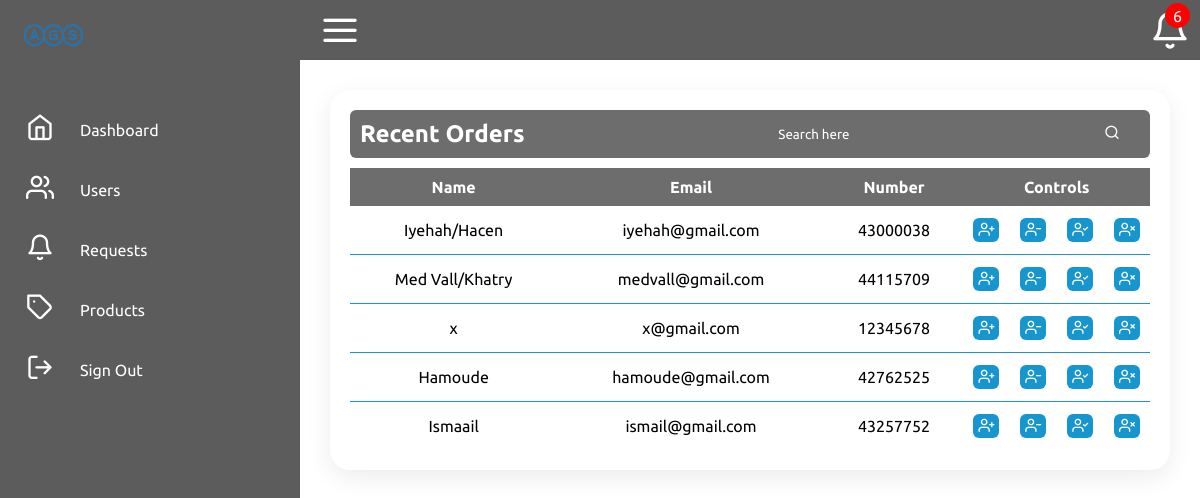
The app's page /AGS/Admin/users.php with its own data.
### tables this page shows
CREATE TABLE `clients` (
  `id` int(255) NOT NULL,
  `name` text NOT NULL,
  `email` text NOT NULL,
  `number` int(255) NOT NULL,
  `password` text NOT NULL,
  `stat` int(11) NOT NULL DEFAULT 0,
  `admin` int(11) NOT NULL DEFAULT 0
);

### AGS/Admin/users.php (the view, shortened to what this page needs)
<?php
include('./header/header.php');
?>
            <div class="details-users">
            <div class="users">
                <div class="cardHeader" id="1">
                        <h2>Recent Orders</h2>
                        <div class="search">
                        <input type="text" id="searchInput" placeholder="Search here">
                        <a href="#" class="btn"><i class="icon-search"></i></a>
                    </div>
                    </div>
                    <table>
                        <thead>
                            <tr>
                                <td>Name</td>
                                <td>Email</td>
                                <td>Number</td>
                                <td>Controls</td>
                            </tr>
                        </thead>
                        <tbody id="myTable">
                            <?php
                            $statement = $con-> prepare("SELECT * FROM clients");
                            $statement->execute();
                            $statement = $statement->fetchAll();
                            foreach ($statement as $row) {
                                echo'<tr>';
                                echo'<td>'.$row['name'].'</td>';
                                echo'<td>'.$row['email'].'</td>';
                                echo'<td>'.$row['number'].'</td>';
                                echo'<td class="controls">
                                <a href="?do=EditClient&id='.$row['id'].'" title="Edit"><i class="icon-user-plus"></i></a>
                                <a href="?do=DeleteClient&id='.$row['id'].'"title="Delete"><i class="icon-user-minus"></i></a>
                                <a href="?do=ActiveClient&id='.$row['id'].'"title="Active"><i class="icon-user-check"></i></a>
                                <a href="?do=NonActiveClient&id='.$row['id'].'"title="NActive"><i class="icon-user-x"></i></a>                                </td>';
                            }?>
                        </tbody>
                    </table>
                    </div>
            </div>
            <?php
                    include('./footer/footer.php')
                                     ?>

### AGS/Admin/styles.css (style rules this page uses)
* { font-family: "Ubuntu", sans-serif; margin: 0; padding: 0; box-sizing: border-box; }
body { background-color: var(--white); }
:root { --bg:#5c5c5c; --bg-1:#6d6d6d; --b:#1795ce; --bg-2:#DDDDDD; --white:#fff; --black:#000; }
body { min-height: 100vh; overflow-x: hidden; }
.search { position: relative; width: 400px; margin: 0 10px; }
.details-users { position: relative; padding: 30px; }
.users { position: relative; height: auto; overflow: hidden; overflow-y: scroll; background: var(--white); padding: 20px; box-shadow: 0 7px 25px rgba(0, 0, 0, 0.08); border-radius: 20px; transition: .5s ease; }
.cardHeader { position: sticky; top:-5px; z-index: 1; padding: 10px; border-radius:6px; background-color: var(--bg-1); width: 100%; display: flex; justify-content: space-between; align-items: flex-start; color: var(--white); }
.cardHeader div { width: 50%; text-align: end; background-color: transparent; }
.search { width: 10%; }
.cardHeader input { height: 28px; width: 80%; outline: none; border: none; border-radius: 6px; color: var(--white); background-color: var(--bg-1); }
.cardHeader input::placeholder { color: var(--white); }
.cardHeader h2 { font-weight: 600; color: var(--blue); }
.cardHeader .btn { position: relative; padding: 5px 10px; background-color: var(--bg-1); text-decoration: none; color: var(--white); border-radius: 6px; }
table { width: 100%; border-collapse: collapse; margin-top: 10px; text-align: center; cursor: pointer; }
table thead tr { position: sticky; top:45px; z-index: 1; padding: 10px; border-radius:6px; font-weight: 600; color: var(--white) !important; background-color: var(--bg-1); }
table tr { color: var(--black1); background-color: var(--white); border-bottom: 1px solid #1795ce; }
table tr:last-child { border-bottom: none; }
table tbody .controls { display: flex; align-items: center; justify-content: space-between; }
table tbody .controls a { text-decoration: none; padding: 3px 5px; border-radius: 6px; background-color: var(--b); color: var(--white); }
table thead tr td { padding: 10px; }
tr td { padding: 9px; }
table tr td { padding: 12px 10px; }

### AGS/Admin/style.css (style rules this page uses)
[class^="icon-"], [class*=" icon-"] { font-family: 'icomoon' !important; speak: never; font-style: normal; font-weight: normal; font-variant: normal; text-transform: none; line-height: 1; -webkit-font-smoothing: antialiased; -moz-osx-font-smoothing: grayscale; }
.icon-search:before { content: "\e93c"; }
.icon-user-check:before { content: "\e93e"; }
.icon-user-minus:before { content: "\e93f"; }
.icon-user-plus:before { content: "\e929"; }
.icon-user-x:before { content: "\e92a"; }

### records on screen
clients: name "Iyehah/Hacen", email "iyehah@gmail.com", number "43000038"
clients: name "Med Vall/Khatry", email "medvall@gmail.com", number "44115709"
clients: name "x", email "x@gmail.com", number "12345678"
clients: name "Hamoude", email "hamoude@gmail.com", number "42762525"
clients: name "Ismaail", email "ismail@gmail.com", number "43257752"

### other values on screen
$counter "6"
